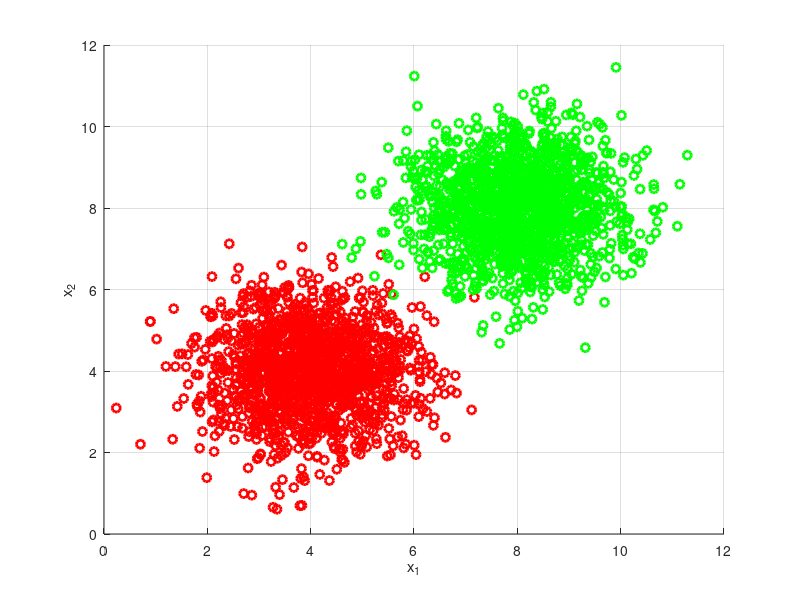

This figure's MATLAB source: (Note: this script raises an error after producing the figure.)
% Set the centers MU1 and MU2 for the two probability density functions.
MU1 = [4 4]';
MU2 = [8 8]';

% Set the common covariance matrix for the two probability density
% functions.
SIGMA = eye(2);

% Set the number of points to be sampled from each distribution.
N = 1500;

% Initialize the random seed for the normal random generator.
rng(0);

% Generate samples for both classes.
C1 = mvnrnd(MU1,SIGMA,N);
C2 = mvnrnd(MU2,SIGMA,N);

% Plot the data samples from both distributions.
figure('Name','Data Distribution');
hold on
plot(C1(:,1),C1(:,2),'or','LineWidth',2);
plot(C2(:,1),C2(:,2),'og','LineWidth',2);
grid on
xlabel('x_1');
ylabel('x_2');
R1 = minmax(C1');
R2 = minmax(C2');
PlotTwoDimensionalGaussians(R1,R2,MU1,MU2,SIGMA,SIGMA);
p_min = -1;
p_max = 1;
dp = 0.05;
p_range = p_min:dp:p_max;

% Initialize Figure.
figure('Name','Capture P Ranging');
for p = p_range
    clf
    axis equal
    SIGMA = [1 p;p 1];
    C1 = mvnrnd(MU1,SIGMA,N);
    C2 = mvnrnd(MU2,SIGMA,N);
    hold on
    plot(C1(:,1),C1(:,2),'or','LineWidth',2);
    plot(C2(:,1),C2(:,2),'og','LineWidth',2);
    grid on
    xlabel('x_1');
    ylabel('x_2');
    pause(0.1);
end
